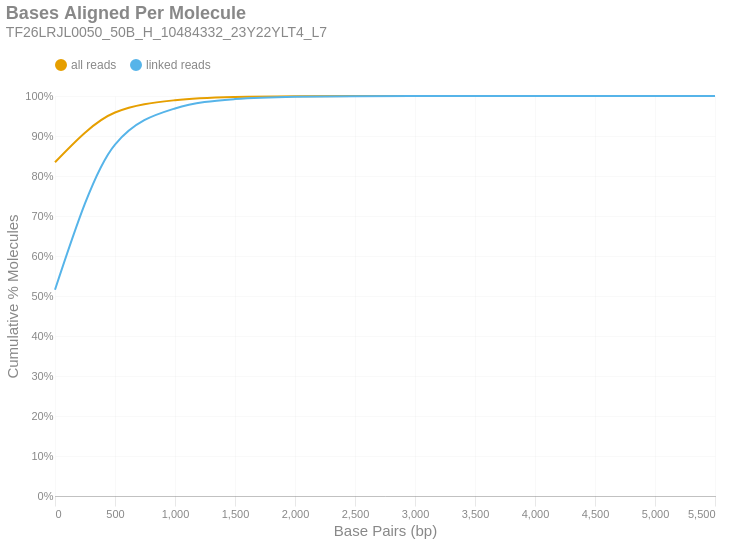

Notebook cell for this chart:
### Markdown cell above
### Bases Aligned Per Molecule
This is a cumulative frequency distribution showing the number of base pairs aligned per unique molecule. These data are shown in 500 bp bins. There are two distributions: one with `all reads` (yellow) and another with only `linked reads` (blue). The percent of molecules in the `linked reads` distribution is relative to the total number of linked molecules.

### Code cell
if SKIPLR:
    print_html(f"Skipped")
else:
    binned_df = consolidated_hist(valids['aligned_bp'], mask, 500, True)
    with SafeRender(binned_df):
        (
            density_plot(binned_df, 'Bases Aligned Per Molecule', samplename, 'basesper')
            .encode(
                x=alt.X('bin:Q', title="Base Pairs (bp)").axis(tickMinStep=500).scale(padding=0),
                y=alt.Y('value:Q', title='Cumulative % Molecules')
                    .axis(format='%')
                    .scale(domain = [0,1])
                    .stack(False),
                color=alt.Color("key:N").scale(domain = ["all reads", "linked reads"]),
                tooltip = [
                    alt.Tooltip("key:N", title = "Data Type"),
                    alt.Tooltip("range_label:N", title="Bases Aligned Per Molecule"),
                    alt.Tooltip("value:Q", format = ".2%", title="% Molecules (Cum.)")
                ]
            )
        ).display()

### Figure 1 — Vega-Lite specification as saved in the notebook (floating-point values rounded to 4 significant figures)
{"width": "container", "height": 400, "config": {"title": {"anchor": "start", "dy": -15, "fontSize": 18, "color": "#888888", "subtitleColor": "#888888", "subtitleFontSize": 14}, "arc": {"fill": "#0072B2"}, "axis": {"domainColor": "#888888", "domainWidth": 0.5, "gridWidth": 0.2, "grid": false, "titleFontWeight": 400, "titleFontSize": 15, "labelFontSize": 11, "labelColor": "#888888", "tickColor": "#888888", "tickWidth": 0.2, "titleColor": "#888888"}, "axisBand": {"grid": false}, "axisX": {"grid": true, "tickSize": 10, "domainCap": "round"}, "axisY": {"domain": false, "grid": true, "tickSize": 0, "domainCap": "round"}, "background": "transparent", "header": {"labelFontSize": 15, "labelColor": "#888888", "titleFontSize": 15, "titleFontWeight": 600, "titleColor": "#888888"}, "legend": {"labelFont": "sans-serif", "labelFontSize": 12, "labelColor": "#888888", "symbolSize": 100, "symbolType": "circle", "titleFontSize": 12, "titlePadding": 10, "titleColor": "#888888", "title": null, "orient": "top"}, "range": {"category": ["#E69F00", "#56B4E9", "#009E73", "#F0E442", "#0072B2", "#D55E00", "#CC79A7", "#000000"], "diverging": ["#cfe8f3", "#a2d4ec", "#73bfe2", "#46abdb", "#1696d2", "#12719e"]}, "area": {"fill": "#0072B2", "fillOpacity": 0.7, "line": true, "strokeOpacity": 0.7}, "line": {"color": "#0072B2", "stroke": "#0072B2", "strokeWidth": 2}, "trail": {"color": "#0072B2", "stroke": "#0072B2", "strokeWidth": 0, "size": 1}, "point": {"filled": true, "fillOpacity": 1.0, "size": 95}, "text": {"color": "#888888", "fontSize": 11, "align": "right", "fontWeight": 400, "size": 11}, "bar": {"fill": "#0072B2", "stroke": null}, "view": {"stroke": null, "continuousWidth": 660, "continuousHeight": 400}}, "data": {"name": "data-38b8a446232e10499c4556eba199d7cd"}, "mark": {"type": "line", "interpolate": "monotone", "point": {"opacity": 0, "size": 275}}, "encoding": {"color": {"field": "key", "scale": {"domain": ["all reads", "linked reads"]}, "type": "nominal"}, "tooltip": [{"field": "key", "title": "Data Type", "type": "nominal"}, {"field": "range_label", "title": "Bases Aligned Per Molecule", "type": "nominal"}, {"field": "value", "format": ".2%", "title": "% Molecules (Cum.)", "type": "quantitative"}], "x": {"axis": {"tickMinStep": 500}, "field": "bin", "scale": {"padding": 0}, "title": "Base Pairs (bp)", "type": "quantitative"}, "y": {"axis": {"format": "%"}, "field": "value", "scale": {"domain": [0, 1]}, "stack": false, "title": "Cumulative % Molecules", "type": "quantitative"}}, "params": [{"name": "param_c36ac31b6afebe62", "select": {"type": "point", "fields": ["key"]}, "bind": "legend"}], "title": {"text": "Bases Aligned Per Molecule", "subtitle": "TF26LRJL0050_50B_H_10484332_23Y22YLT4_L7"}, "transform": [{"fold": ["all reads (cumsum)", "linked reads (cumsum)"]}, {"calculate": "replace(datum.key, ' (cumsum)', '')", "as": "key"}, {"filter": {"param": "param_c36ac31b6afebe62"}}], "usermeta": {"embedOptions": {"downloadFileName": "TF26LRJL0050_50B_H_10484332_23Y22YLT4_L7.basesper"}}, "$schema": "https://vega.github.io/schema/vega-lite/v6.4.1.json", "datasets": {"data-38b8a446232e10499c4556eba199d7cd": [{"bin": "0.0", "interval": "0.0-500.0", "all reads": 0.8345, "linked reads": 0.5155, "all reads (cumsum)": 0.8345, "linked reads (cumsum)": 0.5155, "range_label": "0-499"}, {"bin": "500.0", "interval": "500.0-1000.0", "all reads": 0.1242, "linked reads": 0.3632, "all reads (cumsum)": 0.9587, "linked reads (cumsum)": 0.8787, "range_label": "500-999"}, {"bin": "1000.0", "interval": "1000.0-1500.0", "all reads": 0.03069, "linked reads": 0.09027, "all reads (cumsum)": 0.9894, "linked reads (cumsum)": 0.9689, "range_label": "1000-1499"}, {"bin": "1500.0", "interval": "1500.0-2000.0", "all reads": 0.007955, "linked reads": 0.0234, "all reads (cumsum)": 0.9974, "linked reads (cumsum)": 0.9923, "range_label": "1500-1999"}, {"bin": "2000.0", "interval": "2000.0-2500.0", "all reads": 0.00204, "linked reads": 0.006001, "all reads (cumsum)": 0.9994, "linked reads (cumsum)": 0.9983, "range_label": "2000-2499"}, {"bin": "2500.0", "interval": "2500.0-3000.0", "all reads": 0.0004178, "linked reads": 0.001229, "all reads (cumsum)": 0.9999, "linked reads (cumsum)": 0.9996, "range_label": "2500-2999"}, {"bin": "3000.0", "interval": "3000.0-3500.0", "all reads": 0.0001055, "linked reads": 0.0003102, "all reads (cumsum)": 1.0, "linked reads (cumsum)": 0.9999, "range_label": "3000-3499"}, {"bin": "3500.0", "interval": "3500.0-4000.0", "all reads": 2.885e-05, "linked reads": 8.485e-05, "all reads (cumsum)": 1.0, "linked reads (cumsum)": 1.0, "range_label": "3500-3999"}, {"bin": "4000.0", "interval": "4000.0-4500.0", "all reads": 7.421e-06, "linked reads": 2.183e-05, "all reads (cumsum)": 1.0, "linked reads (cumsum)": 1.0, "range_label": "4000-4499"}, {"bin": "4500.0", "interval": "4500.0-5000.0", "all reads": 1.672e-06, "linked reads": 4.919e-06, "all reads (cumsum)": 1.0, "linked reads (cumsum)": 1.0, "range_label": "4500-4999"}, {"bin": "5000.0", "interval": "5000.0-5500.0", "all reads": 6.271e-07, "linked reads": 1.845e-06, "all reads (cumsum)": 1.0, "linked reads (cumsum)": 1.0, "range_label": "5000-5499"}, {"bin": "5500.0", "interval": "5500.0-6000.0", "all reads": 2.09e-07, "linked reads": 6.149e-07, "all reads (cumsum)": 1.0, "linked reads (cumsum)": 1.0, "range_label": "5500-5999"}]}}
